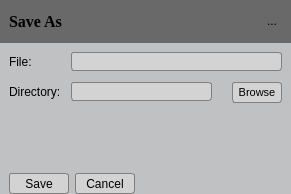
<?xml version="1.0" encoding="UTF-8"?>
<ui version="4.0">
 <class>SaveAs</class>
 <widget class="QDialog" name="SaveAs">
  <property name="geometry">
   <rect>
    <x>0</x>
    <y>0</y>
    <width>291</width>
    <height>194</height>
   </rect>
  </property>
  <property name="sizePolicy">
   <sizepolicy hsizetype="Fixed" vsizetype="Fixed">
    <horstretch>0</horstretch>
    <verstretch>0</verstretch>
   </sizepolicy>
  </property>
  <property name="minimumSize">
   <size>
    <width>291</width>
    <height>194</height>
   </size>
  </property>
  <property name="maximumSize">
   <size>
    <width>291</width>
    <height>194</height>
   </size>
  </property>
  <property name="windowTitle">
   <string>Dialog</string>
  </property>
  <property name="styleSheet">
   <string notr="true">QWidget {
	background-color: rgb(191,193,194);
}

/*	Push button*/
QPushButton {
	min-height: 19px;
	border: 1px solid gray;
	border-radius: 3px;
	background-color: lightgray;
	selection-background-color: gray;
}

QPushButton:hover {
	background-color: gray;
	border-radius: 3px;
}


/*Tool button*/
QToolButton {
	max-width: 20px;
	max-height: 20px;
	border: 0px solid gray;
}

/*Line edit*/
QLineEdit {
    border: 1px solid gray;
	border-radius: 3px;
	height: 19px;
    background-color: lightgray;
    selection-background-color: darkgray;
}</string>
  </property>
  <layout class="QVBoxLayout" name="verticalLayout_2">
   <property name="spacing">
    <number>0</number>
   </property>
   <property name="leftMargin">
    <number>0</number>
   </property>
   <property name="topMargin">
    <number>0</number>
   </property>
   <property name="rightMargin">
    <number>0</number>
   </property>
   <property name="bottomMargin">
    <number>0</number>
   </property>
   <item>
    <widget class="QFrame" name="m_pFrameTitle">
     <property name="minimumSize">
      <size>
       <width>0</width>
       <height>43</height>
      </size>
     </property>
     <property name="maximumSize">
      <size>
       <width>16777215</width>
       <height>43</height>
      </size>
     </property>
     <property name="styleSheet">
      <string notr="true">background-color:rgb(105,105,105);
</string>
     </property>
     <property name="frameShape">
      <enum>QFrame::NoFrame</enum>
     </property>
     <property name="frameShadow">
      <enum>QFrame::Raised</enum>
     </property>
     <layout class="QHBoxLayout" name="horizontalLayout">
      <item>
       <widget class="QLabel" name="m_pLabelTitle">
        <property name="font">
         <font>
          <family>Times New Roman</family>
          <pointsize>12</pointsize>
          <weight>75</weight>
          <bold>true</bold>
         </font>
        </property>
        <property name="text">
         <string>Save As</string>
        </property>
       </widget>
      </item>
      <item>
       <widget class="QToolButton" name="m_pToolButtonCancel">
        <property name="text">
         <string>...</string>
        </property>
        <property name="icon">
         <iconset>
          <normaloff>../../../../Resources/Icons/close-icon.png</normaloff>../../../../Resources/Icons/close-icon.png</iconset>
        </property>
       </widget>
      </item>
     </layout>
    </widget>
   </item>
   <item>
    <layout class="QFormLayout" name="m_pLayoutData">
     <property name="fieldGrowthPolicy">
      <enum>QFormLayout::AllNonFixedFieldsGrow</enum>
     </property>
     <property name="horizontalSpacing">
      <number>10</number>
     </property>
     <property name="verticalSpacing">
      <number>10</number>
     </property>
     <property name="leftMargin">
      <number>9</number>
     </property>
     <property name="topMargin">
      <number>9</number>
     </property>
     <property name="rightMargin">
      <number>9</number>
     </property>
     <item row="0" column="0">
      <widget class="QLabel" name="m_pLabelCategory">
       <property name="text">
        <string>File:</string>
       </property>
      </widget>
     </item>
     <item row="1" column="0">
      <widget class="QLabel" name="m_pLabelProduct">
       <property name="text">
        <string>Directory:</string>
       </property>
      </widget>
     </item>
     <item row="0" column="1">
      <widget class="QLineEdit" name="m_pLineEditFileName">
       <property name="minimumSize">
        <size>
         <width>0</width>
         <height>19</height>
        </size>
       </property>
       <property name="maximumSize">
        <size>
         <width>16777215</width>
         <height>19</height>
        </size>
       </property>
      </widget>
     </item>
     <item row="1" column="1">
      <layout class="QHBoxLayout" name="horizontalLayout_2">
       <property name="spacing">
        <number>20</number>
       </property>
       <item>
        <widget class="QLineEdit" name="m_pLineEditDirectory">
         <property name="minimumSize">
          <size>
           <width>0</width>
           <height>19</height>
          </size>
         </property>
         <property name="maximumSize">
          <size>
           <width>16777215</width>
           <height>19</height>
          </size>
         </property>
        </widget>
       </item>
       <item>
        <widget class="QPushButton" name="m_pPushButtonBrowseDir">
         <property name="sizePolicy">
          <sizepolicy hsizetype="Fixed" vsizetype="Fixed">
           <horstretch>0</horstretch>
           <verstretch>0</verstretch>
          </sizepolicy>
         </property>
         <property name="minimumSize">
          <size>
           <width>50</width>
           <height>19</height>
          </size>
         </property>
         <property name="maximumSize">
          <size>
           <width>16777215</width>
           <height>19</height>
          </size>
         </property>
         <property name="font">
          <font>
           <family>MS Shell Dlg 2</family>
           <pointsize>8</pointsize>
           <weight>50</weight>
           <italic>false</italic>
           <bold>false</bold>
           <strikeout>false</strikeout>
          </font>
         </property>
         <property name="text">
          <string>Browse</string>
         </property>
         <property name="default">
          <bool>true</bool>
         </property>
         <property name="flat">
          <bool>true</bool>
         </property>
        </widget>
       </item>
      </layout>
     </item>
     <item row="3" column="0" colspan="2">
      <layout class="QHBoxLayout" name="m_pLayoutButtonBox">
       <property name="spacing">
        <number>6</number>
       </property>
       <property name="sizeConstraint">
        <enum>QLayout::SetDefaultConstraint</enum>
       </property>
       <item>
        <widget class="QPushButton" name="m_pPushButtonApply">
         <property name="minimumSize">
          <size>
           <width>60</width>
           <height>21</height>
          </size>
         </property>
         <property name="maximumSize">
          <size>
           <width>16777215</width>
           <height>21</height>
          </size>
         </property>
         <property name="text">
          <string>Save</string>
         </property>
        </widget>
       </item>
       <item>
        <widget class="QPushButton" name="m_pPushButtonCancel">
         <property name="sizePolicy">
          <sizepolicy hsizetype="Minimum" vsizetype="Minimum">
           <horstretch>0</horstretch>
           <verstretch>0</verstretch>
          </sizepolicy>
         </property>
         <property name="minimumSize">
          <size>
           <width>60</width>
           <height>21</height>
          </size>
         </property>
         <property name="maximumSize">
          <size>
           <width>16777215</width>
           <height>21</height>
          </size>
         </property>
         <property name="text">
          <string>Cancel</string>
         </property>
        </widget>
       </item>
       <item>
        <spacer name="horizontalSpacer">
         <property name="orientation">
          <enum>Qt::Horizontal</enum>
         </property>
         <property name="sizeHint" stdset="0">
          <size>
           <width>40</width>
           <height>20</height>
          </size>
         </property>
        </spacer>
       </item>
      </layout>
     </item>
     <item row="2" column="0" colspan="2">
      <spacer name="verticalSpacer">
       <property name="orientation">
        <enum>Qt::Vertical</enum>
       </property>
       <property name="sizeHint" stdset="0">
        <size>
         <width>20</width>
         <height>40</height>
        </size>
       </property>
      </spacer>
     </item>
    </layout>
   </item>
  </layout>
 </widget>
 <resources/>
 <connections/>
</ui>
